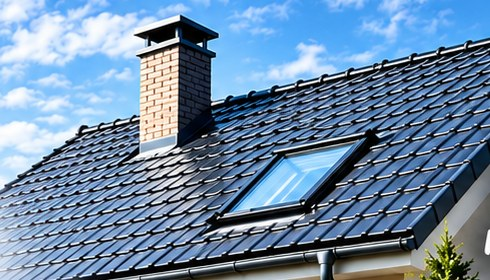
#> input picture assets/img/hero-toit.jpg, 490 x 280 px; its folder holds only this picture in this run
$ python -i photos.py   (imports and definitions only)
#> lines starting #> are read from the running program, lines starting #| are printed output that depends on the picture
"""Analyse des photos de drone : métadonnées, netteté, exposition, doublons, couverture.

Toutes les conclusions sont prudentes : quand une information manque (pas de GPS,
pas d'orientation de nacelle…), le rapport l'indique comme « non évaluable » plutôt
que de présumer d'un résultat.
"""
from __future__ import annotations

import math
import re
from datetime import datetime
from pathlib import Path

import numpy as np
from PIL import ExifTags, Image, ImageOps

DIAG_35MM = 43.2666  # diagonale d'un capteur 24×36 (mm)

_XMP_CLES = {
    "RelativeAltitude": "alt_relative",
    "AbsoluteAltitude": "alt_absolue",
    "GimbalPitchDegree": "nacelle_tangage",
    "GimbalYawDegree": "nacelle_lacet",
    "GimbalRollDegree": "nacelle_roulis",
    "FlightYawDegree": "vol_lacet",
    "FlightPitchDegree": "vol_tangage",
    "RtkFlag": "rtk",
    "CalibratedFocalLength": "focale_calibree_px",
}


# [78 lines left out: functions _rationnel, _dms, lire_xmp, lire_metadonnees, not called in this run]


def analyser_image(chemin: str | Path, largeur_analyse: int = 1200) -> dict:
    """Netteté (variance du laplacien), exposition et empreinte perceptuelle."""
#> called with chemin = '../../../../assets/img/hero-toit.jpg', largeur_analyse = 1200
    with Image.open(chemin) as im:
#> im is the input picture: PIL image 490x280 RGB; mean R, G, B 109.9, 137.2, 165
        im = ImageOps.exif_transpose(im)
        g = im.convert("L")
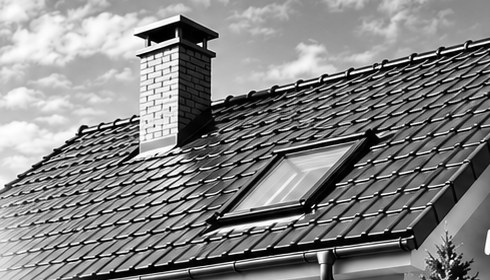
#> g: PIL image 490x280 L; min 0, max 255, mean 132.2
        r = largeur_analyse / max(g.size)
#> r = 2.45
        if r < 1:
            g = g.resize((int(g.size[0] * r), int(g.size[1] * r)), Image.BILINEAR)
        a = np.asarray(g, dtype=np.float32)
        miniature = im.copy()
    lap = (-4 * a[1:-1, 1:-1] + a[:-2, 1:-1] + a[2:, 1:-1] + a[1:-1, :-2] + a[1:-1, 2:])
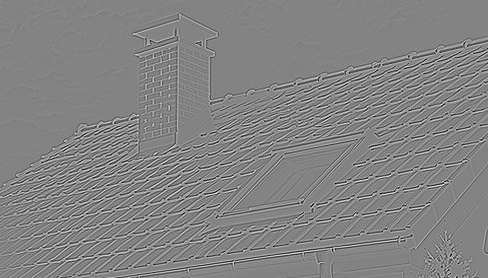
#> lap: shape (278, 488) float32; min -501, max 473, mean 0; drawn with min black and max white
    # netteté mesurée sur les zones texturées (les 25 % de blocs les plus contrastés)
    h, w = lap.shape
#> h = 278; w = 488
    b = 32
    blocs = []
    for i in range(0, h - b, b):
        for j in range(0, w - b, b):
            blocs.append(float(lap[i:i + b, j:j + b].var()))
#> after the loop, blocs = 120 values, max 21313.4 at index 63, min 6.56 at index 14, mean 7443.8
    blocs.sort()
    nettete = float(np.mean(blocs[int(len(blocs) * 0.75):])) if blocs else float(lap.var())
#> nettete = 15439.1
    sur = float(np.mean(a >= 250))
#> sur = 0.00988
    sous = float(np.mean(a <= 5))
#> sous = 0.0465
    # dHash 64 bits
    petit = np.asarray(Image.fromarray(a.astype(np.uint8)).resize((9, 8), Image.BILINEAR), dtype=np.int16)
    bits = (petit[:, 1:] > petit[:, :-1]).flatten()
    dh = 0
    for bit in bits:
        dh = (dh << 1) | int(bit)
#> this loop made 64 passes
#> (bit, dh) on passes 2 to 13: (False, 0), (False, 0), (True, 1), (False, 2), (True, 5), (True, 11), (False, 22), (False, 44), (False, 88), (False, 176), (True, 353), (True, 707)
#> after the loop, dh = 1592110481992712462
    return {"nettete": nettete, "luminosite": float(a.mean()), "surexpose": sur, "sousexpose": sous,
            "dhash": f"{dh:016x}", "_miniature": miniature}


# [4 lines left out: function gsd_cm, not called in this run]


def _distance_hamming(a: str, b: str) -> int:
    return bin(int(a, 16) ^ int(b, 16)).count("1")


# [5 lines left out: function _enu, not called in this run]


CATEGORIES = {"verticale": "Verticale (nadir)", "oblique": "Oblique", "horizontale": "Quasi horizontale",
              "inconnue": "Angle inconnu"}
SECTEURS = ["nord", "nord-est", "est", "sud-est", "sud", "sud-ouest", "ouest", "nord-ouest"]


# [250 lines left out: functions categorie_angle, analyser_serie, _centre_vise, _recouvrement_verticales, _etendue, not called in this run]

>>> result = analyser_image('../../../../assets/img/hero-toit.jpg')
#> result = 6 items

$ run again, on assets/img/ravalement.jpg
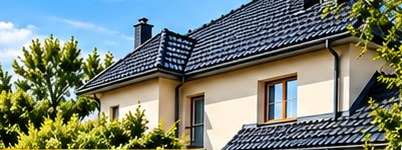
#> input picture assets/img/ravalement.jpg, 402 x 150 px
#> in analyser_image, im is the input picture: PIL image 402x150 RGB; mean R, G, B 118.8, 128.7, 117.2
#> in analyser_image, `g = im.convert("L")`:
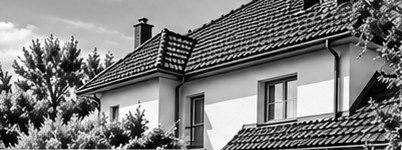
#> g: PIL image 402x150 L; min 0, max 255, mean 124.4
#> in analyser_image, `lap = (-4 * a[1:-1, 1:-1] + a[:-2, 1:-1] + a[2:, 1:-1] + a[1:-1, :-2] ..`:
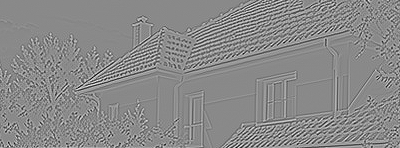
#> lap: shape (148, 400) float32; min -500, max 427, mean 0.2; drawn with min black and max white
#> after the loop in analyser_image, `for i in range(0, h - b, b):`: blocs = 48 values, max 27097 at index 7, min 10.53 at index 3, mean 7787.5
#> nettete = 17616
#> sur = 0.00723
#> sous = 0.0322
#> the loop in analyser_image, `for bit in bits:` made 64 passes
#> (bit, dh) on passes 2 to 9: (False, 0), (True, 1), (True, 3), (False, 6), (False, 12), (True, 25), (False, 50), (False, 100)
#> after the loop in analyser_image, `for bit in bits:`: dh = 3602962501331384465
#> result = 6 items

$ run again, on assets/img/renovation.jpg
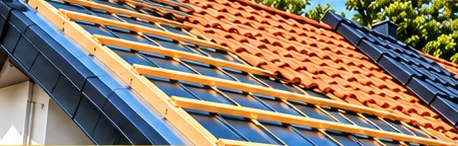
#> input picture assets/img/renovation.jpg, 458 x 146 px
#> in analyser_image, im is the input picture: PIL image 458x146 RGB; mean R, G, B 143.8, 124.1, 104.9
#> in analyser_image, `g = im.convert("L")`:
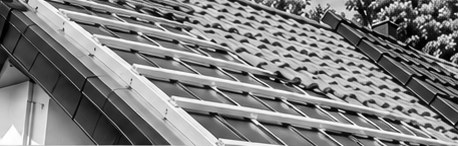
#> g: PIL image 458x146 L; min 0, max 255, mean 127.8
#> in analyser_image, `lap = (-4 * a[1:-1, 1:-1] + a[:-2, 1:-1] + a[2:, 1:-1] + a[1:-1, :-2] ..`:
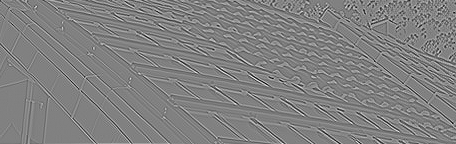
#> lap: shape (144, 456) float32; min -419, max 409, mean 0.1; drawn with min black and max white
#> after the loop in analyser_image, `for i in range(0, h - b, b):`: blocs = 56 values, max 10123.6 at index 41, min 633.8 at index 42, mean 5482.9
#> nettete = 8260.3
#> sur = 0.00652
#> sous = 0.00914
#> the loop in analyser_image, `for bit in bits:` made 64 passes
#> (bit, dh) on passes 2 to 9: (False, 2), (False, 4), (True, 9), (False, 18), (True, 37), (False, 74), (True, 149), (True, 299)
#> after the loop in analyser_image, `for bit in bits:`: dh = 10786570654605256739
#> result = 6 items

$ run again, on assets/img/toiture.jpg
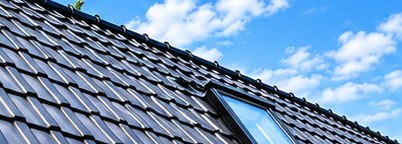
#> input picture assets/img/toiture.jpg, 402 x 144 px
#> in analyser_image, im is the input picture: PIL image 402x144 RGB; mean R, G, B 118.2, 148.5, 182.1
#> in analyser_image, `g = im.convert("L")`:
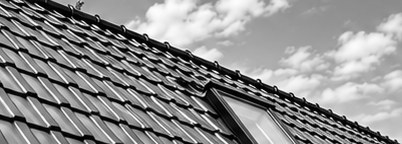
#> g: PIL image 402x144 L; min 0, max 255, mean 143.3
#> in analyser_image, `lap = (-4 * a[1:-1, 1:-1] + a[:-2, 1:-1] + a[2:, 1:-1] + a[1:-1, :-2] ..`:
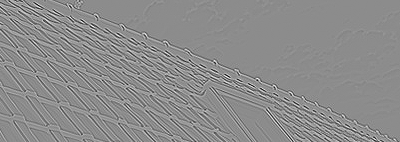
#> lap: shape (142, 400) float32; min -547, max 447, mean 0; drawn with min black and max white
#> after the loop in analyser_image, `for i in range(0, h - b, b):`: blocs = 48 values, max 19446.1 at index 1, min 11.02 at index 9, mean 7146.8
#> nettete = 15892.1
#> sur = 0.00758
#> sous = 0.0518
#> the loop in analyser_image, `for bit in bits:` made 64 passes
#> (bit, dh) on passes 3 to 10: (True, 3), (True, 7), (False, 14), (False, 28), (False, 56), (True, 113), (False, 226), (True, 453)
#> after the loop in analyser_image, `for bit in bits:`: dh = 8174933952789711693
#> result = 6 items
